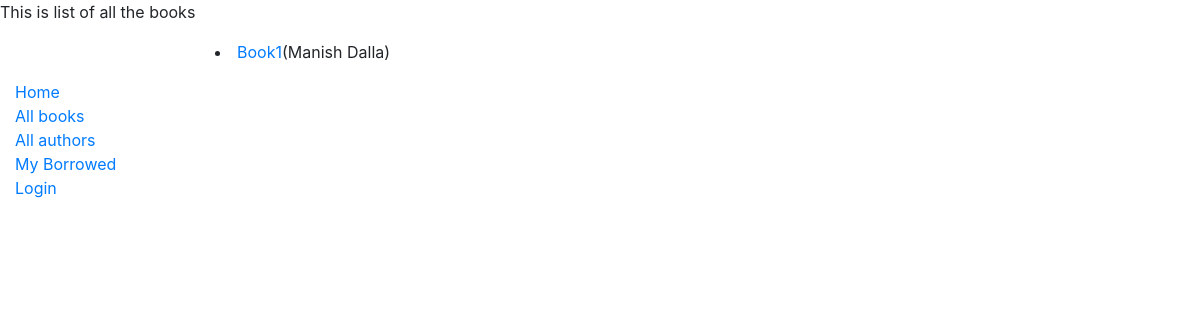
Page /catalog/books/ on the earlier database version.
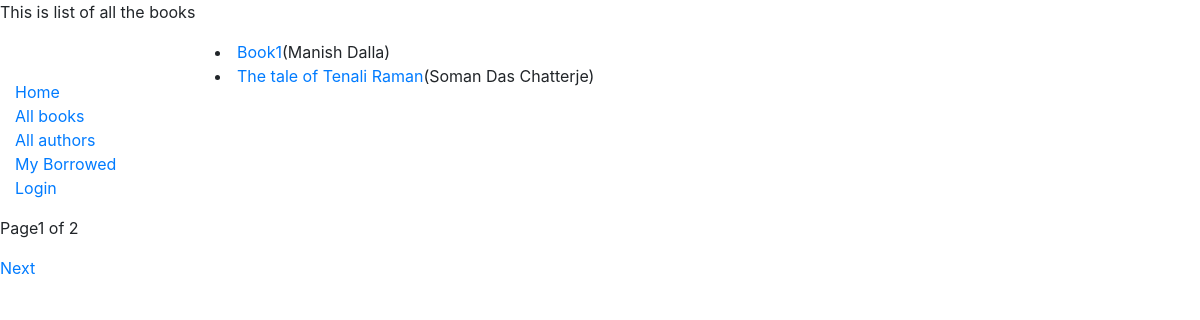
Same page on the later database version.
### catalog/models.py (models this page shows, shortened)
class Book(models.Model):
	title=models.CharField(max_length=60)
	author=models.ForeignKey('Author',on_delete=models.CASCADE,help_text="Enter name of the author")
	summary=models.TextField(max_length=100,help_text="Enter description of the book")
	isbn=models.CharField('ISBN' ,max_length=13,help_text="13 character number <a href=https://www.isbn-international.org/content/what-isbn>what is ISBN number</a>")
	genre=models.ManyToManyField(Genre, help_text="Select Genre for this book ")
	def display_genre(self):
		return ','.join(genre.name for genre in self.genre.all()[:3])
	display_genre.short_description='Genre'

class Author(models.Model):
	first_name=models.CharField(max_length=20)
	date_of_birth=models.DateField(null=False,blank=False)
	date_of_death=models.DateField(null=True,blank=True)
	last_name=models.CharField(max_length=20)
	class Meta:
		ordering=['last_name','first_name']
	def __str__(self):
	 	return (self.first_name+" "+self.last_name)

### catalog/views.py (the view)
# urls.py: path('books/',views.BookListView.as_view(),name="books"),
class BookListView(generic.ListView):
	model=Book
	templates="catalog/book_list"
	context="Book_list"
	paginate_by=2
	def get_queryset(self):
		return Book.objects.all()

### catalog/templates/catalog/book_list.html
{% extends "catalog/base_generic.html" %}
{% block title %}
<p>This is list of all the books</p>
{% endblock %}
{% block content %}
{% if book_list %}
{% for book in book_list %}
	<li>
	<a href="{% url 'book-detail' book.pk %}">{{book.title}}</a>({{book.author}})
	</li>
	{% endfor %}
{% else %}
<p>No books are available</p>
{% endif %}
{% endblock %}

Differences in the rows shown:
added Book: title "The tale of Tenali Raman", author "Soman Das Chatterje"
Other differences:
{{ page_obj.number }}: (not shown) → "1"
{{ page_obj.paginator.num_pages }}: (not shown) → "2"
text now shown: "Page of Next"
